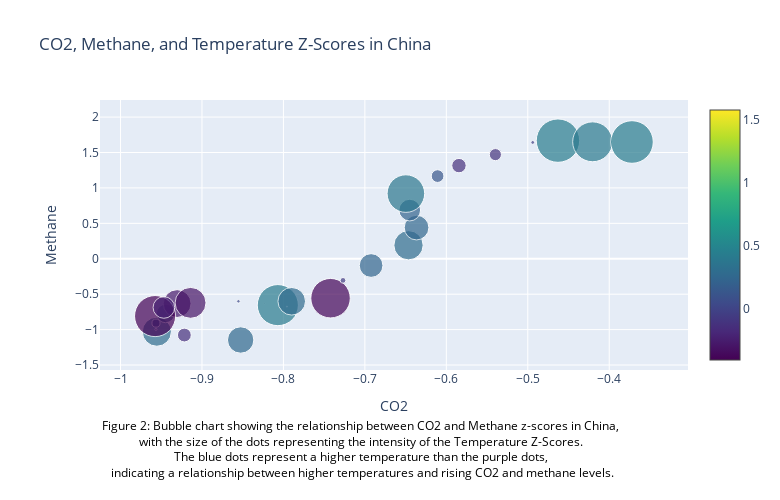

Write notebook code for a chart like this one.
### Code cell
trace = go.Scatter(
    x=co2_china['z-score'],
    y=methane_china['z-score'],
    mode='markers',
    marker=dict(
        size=abs(temperature_china['Temperature']) * 10,
        sizemode='diameter',
        sizeref=0.1,
        color=temperature_china['Temperature'],
        colorscale='Viridis',
        showscale=True,
        cmin=temperature_china['Temperature'].min(),
        cmax=temperature_china['Temperature'].max()
    ),
    text=co2_china['z-score'],
    hovertemplate=
    '<b>CO2: %{x}</b><br>'+
    '<b>Methane: %{y}</b><br>'+
    '<b>Temperature Z-Score: %{marker.size}</b><br>',
)

layout = go.Layout(
    title='CO2, Methane, and Temperature Z-Scores in China',
    xaxis=dict(title='CO2'),
    yaxis=dict(title='Methane'),
    hovermode='closest',
    margin=dict(
        l=100,
        r=80,
        t=100,
        b=130 
    )
)

fig = go.Figure(data=[trace], layout=layout)

fig.update_layout(
    annotations=[
        dict(
            text='Figure 2: Bubble chart showing the relationship between CO2 and Methane z-scores in China, <br>'+ 
            'with the size of the dots representing the intensity of the Temperature Z-Scores. <br>'+
            'The blue dots represent a higher temperature than the purple dots, <br>'+
            'indicating a relationship between higher temperatures and rising CO2 and methane levels.',
            xref='paper',
            yref='paper',
            x=0,
            y=-0.42,
            showarrow=False,
            font=dict(
                size=12,
                color='black'
            )
        )
    ],
    height=500, 
    width=780  
)


fig.show()

### Figure 1 — Plotly figure (JSON) as saved in the notebook; plotly's stock layout.template omitted (floating-point values rounded to 4 significant figures)
{"data": [{"hovertemplate": "<b>CO2: %{x}</b><br><b>Methane: %{y}</b><br><b>Temperature Z-Score: %{marker.size}</b><br>", "marker": {"cmax": 1.579, "cmin": -0.411, "color": [0.264, -0.138, 0.291, -0.021, 0.081, 0.185, -0.278, -0.411, -0.216, -0.309, 0.035, 0.013, 0.411, -0.01, 0.276, -0.395, -0.058, 0.237, 0.293, 0.247, 0.217, 0.376, 0.127, -0.144, -0.121, -0.038, 0.434, 0.399, 0.426, 0.847, 0.514, 0.122, 0.273, 0.725, 0.567, 0.2, 0.728, 1.269, 1.228, 0.573, 1.037, 1.132, 0.823, 1.111, 1.049, 1.228, 1.531, 1.088, 1.333, 0.961, 0.788, 0.626, 1.082, 1.069, 1.286, 1.321, 1.579, 1.389, 1.423], "colorscale": [[0, "#440154"], [0.1111, "#482878"], [0.2222, "#3e4989"], [0.3333, "#31688e"], [0.4444, "#26828e"], [0.5556, "#1f9e89"], [0.6667, "#35b779"], [0.7778, "#6ece58"], [0.8889, "#b5de2b"], [1, "#fde725"]], "showscale": true, "size": [2.64, 1.38, 2.91, 0.21, 0.81, 1.85, 2.78, 4.11, 2.16, 3.09, 0.35, 0.13, 4.11, 0.1, 2.76, 3.95, 0.58, 2.37, 2.93, 2.47, 2.17, 3.76, 1.27, 1.44, 1.21, 0.38, 4.34, 3.99, 4.26, 8.47, 5.14, 1.22, 2.73, 7.25, 5.67, 2, 7.28, 12.69, 12.28, 5.73, 10.37, 11.32, 8.23, 11.11, 10.49, 12.28, 15.31, 10.88, 13.33, 9.61, 7.88, 6.26, 10.82, 10.69, 12.86, 13.21, 15.79, 13.89, 14.23], "sizemode": "diameter", "sizeref": 0.1}, "mode": "markers", "text": [-0.8525, -0.9216, -0.9554, -0.9565, -0.9564, -0.9446, -0.9305, -0.9576, -0.9468, -0.914, -0.8552, -0.8235, -0.8069, -0.7957, -0.7898, -0.7422, -0.7269, -0.6923, -0.6464, -0.6365, -0.6449, -0.6497, -0.6107, -0.5845, -0.5398, -0.4939, -0.4629, -0.4204, -0.3721, -0.3603, -0.4314, -0.3924, -0.3573, -0.2886, -0.2517, -0.1546, -0.1601, -0.1409, -0.11, -0.135, -0.07663, -0.02143, 0.06353, 0.2467, 0.4611, 0.6727, 0.858, 1.026, 1.088, 1.246, 1.474, 1.718, 1.797, 1.931, 1.937, 1.893, 1.897, 1.964, 2.087, 2.149], "type": "scatter", "x": [-0.8525, -0.9216, -0.9554, -0.9565, -0.9564, -0.9446, -0.9305, -0.9576, -0.9468, -0.914, -0.8552, -0.8235, -0.8069, -0.7957, -0.7898, -0.7422, -0.7269, -0.6923, -0.6464, -0.6365, -0.6449, -0.6497, -0.6107, -0.5845, -0.5398, -0.4939, -0.4629, -0.4204, -0.3721, -0.3603, -0.4314, -0.3924, -0.3573, -0.2886, -0.2517, -0.1546, -0.1601, -0.1409, -0.11, -0.135, -0.07663, -0.02143, 0.06353, 0.2467, 0.4611, 0.6727, 0.858, 1.026, 1.088, 1.246, 1.474, 1.718, 1.797, 1.931, 1.937, 1.893, 1.897, 1.964, 2.087, 2.149], "y": [-1.147, -1.077, -1.029, -0.9969, -0.9084, -0.7721, -0.6323, -0.809, -0.6875, -0.6223, -0.6007, -0.6306, -0.6542, -0.6761, -0.6002, -0.5564, -0.3052, -0.09513, 0.1909, 0.4402, 0.6871, 0.9201, 1.167, 1.315, 1.47, 1.642, 1.668, 1.651, 1.648]}], "layout": {"annotations": [{"font": {"color": "black", "size": 12}, "showarrow": false, "text": "Figure 2: Bubble chart showing the relationship between CO2 and Methane z-scores in China, <br>with the size of the dots representing the intensity of the Temperature Z-Scores. <br>The blue dots represent a higher temperature than the purple dots, <br>indicating a relationship between higher temperatures and rising CO2 and methane levels.", "x": 0, "xref": "paper", "y": -0.42, "yref": "paper"}], "height": 500, "hovermode": "closest", "margin": {"b": 130, "l": 100, "r": 80, "t": 100}, "title": {"text": "CO2, Methane, and Temperature Z-Scores in China"}, "width": 780, "xaxis": {"title": {"text": "CO2"}}, "yaxis": {"title": {"text": "Methane"}}}}
